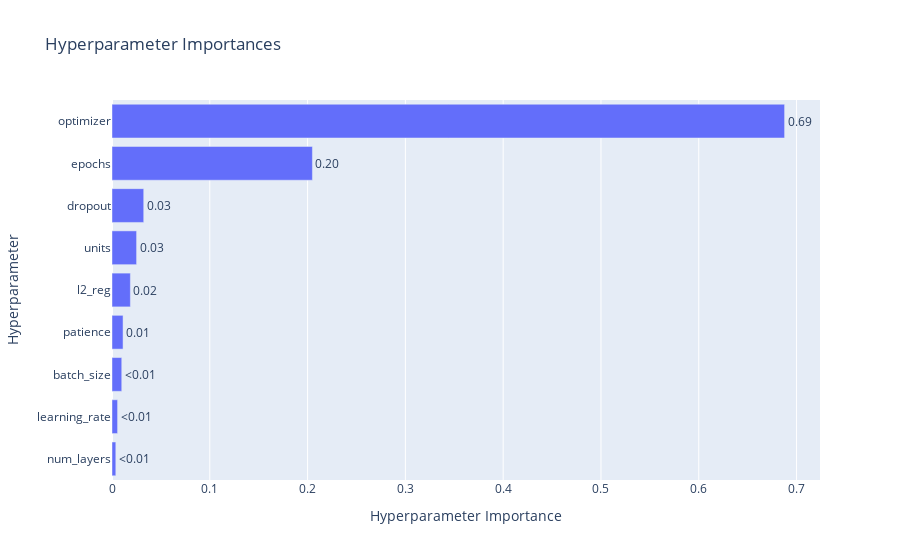

Write notebook code for a chart like this one.
### Code cell
visualizations['param_importances']

### Figure 1 — Plotly figure (JSON) as saved in the notebook; plotly's stock layout.template omitted (floating-point values rounded to 4 significant figures)
{"data": [{"cliponaxis": false, "hovertemplate": ["num_layers (IntDistribution): 0.003900655763629811<extra></extra>", "learning_rate (FloatDistribution): 0.005707739759866984<extra></extra>", "batch_size (IntDistribution): 0.009967716057659127<extra></extra>", "patience (IntDistribution): 0.011303267584983864<extra></extra>", "l2_reg (FloatDistribution): 0.01879302628703567<extra></extra>", "units (IntDistribution): 0.025147362078730837<extra></extra>", "dropout (FloatDistribution): 0.0324467159650216<extra></extra>", "epochs (IntDistribution): 0.2049488746090884<extra></extra>", "optimizer (CategoricalDistribution): 0.6877846418939835<extra></extra>"], "name": "Objective Value", "orientation": "h", "text": ["<0.01", "<0.01", "<0.01", "0.01", "0.02", "0.03", "0.03", "0.20", "0.69"], "textposition": "outside", "type": "bar", "x": [0.003901, 0.005708, 0.009968, 0.0113, 0.01879, 0.02515, 0.03245, 0.2049, 0.6878], "y": ["num_layers", "learning_rate", "batch_size", "patience", "l2_reg", "units", "dropout", "epochs", "optimizer"]}], "layout": {"title": {"text": "Hyperparameter Importances"}, "xaxis": {"title": {"text": "Hyperparameter Importance"}}, "yaxis": {"title": {"text": "Hyperparameter"}}}}
